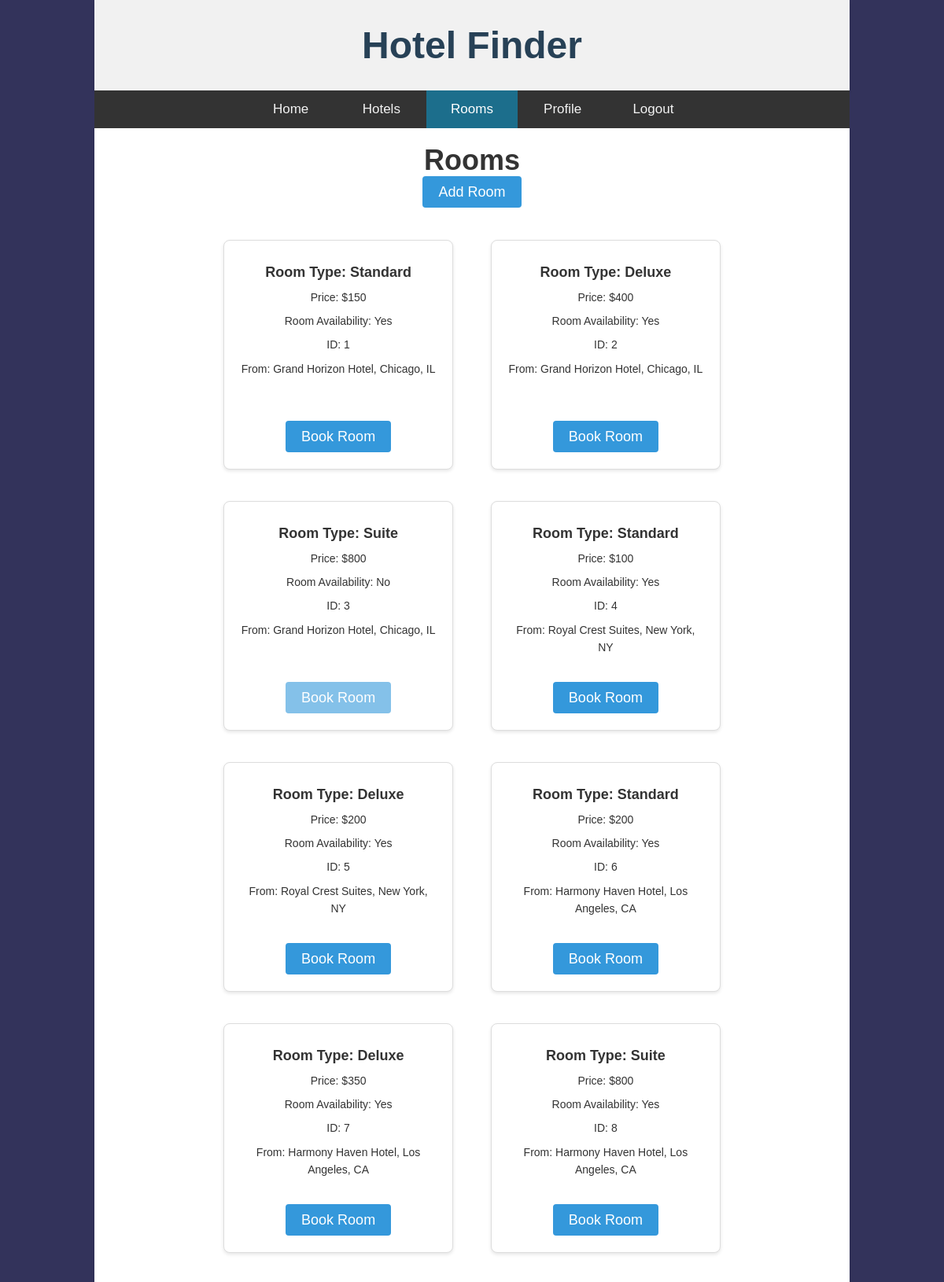
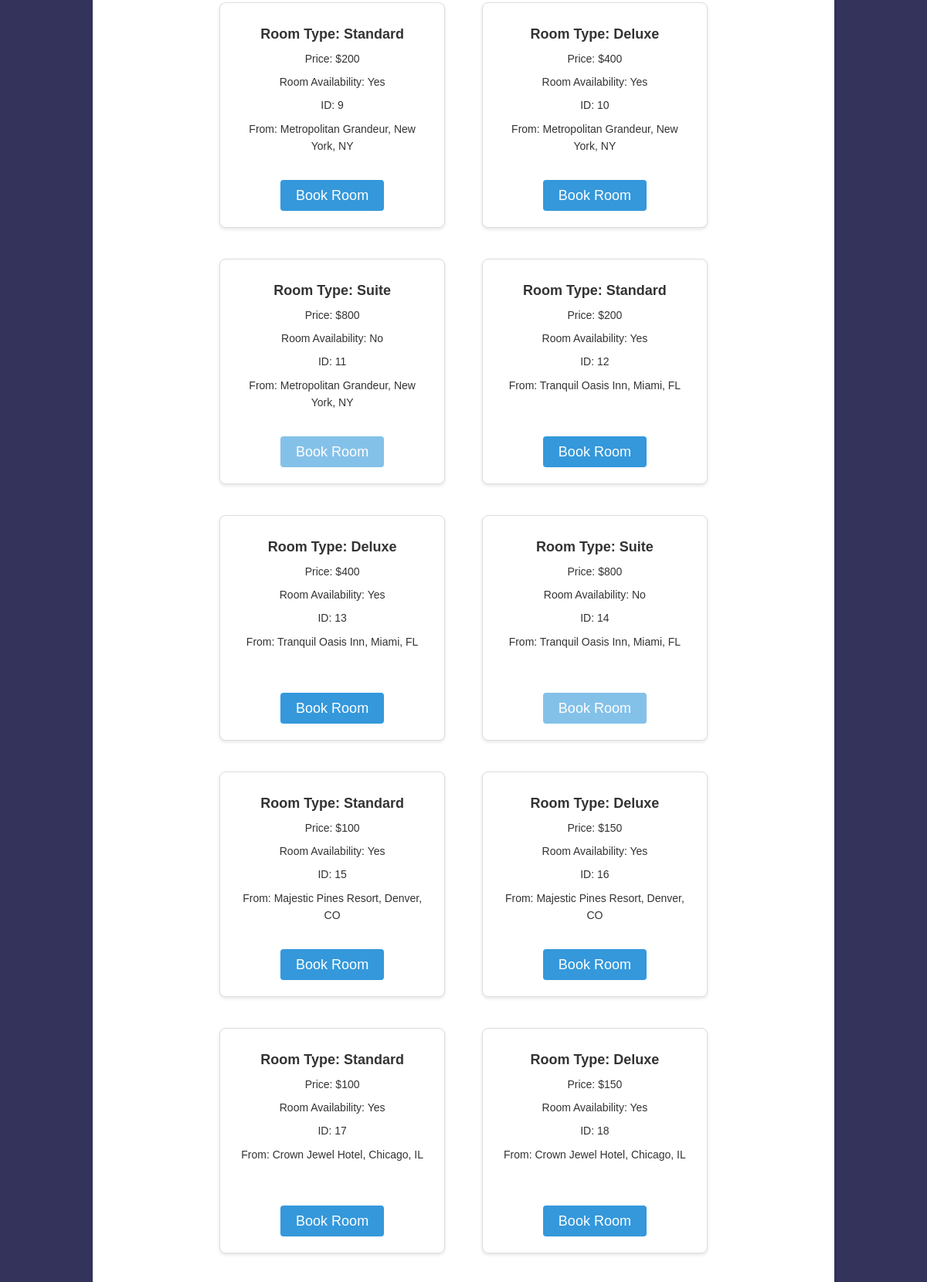
/rooms (signed in, upper part), run on the app's committed database (2 pictures, top to bottom).
### website/models.py (models this page shows)
class Room(db.Model):
    id = db.Column(db.Integer, primary_key=True)
    room_type = db.Column(db.String(1000))          # standard, deluxe, suite OR single, double, suite...?
    price = db.Column(db.Integer)
    availability = db.Column(db.String(1000))
    hotel_id = db.Column(db.Integer, db.ForeignKey('hotel.id'))     # foreign key for Room class

class Hotel(db.Model):
    id = db.Column(db.Integer, primary_key=True)
    hotel_name = db.Column(db.String(1000))
    location = db.Column(db.String(1000))
    description = db.Column(db.String(1000))
    rooms = db.relationship('Room')             # hotel has a one to many relationship with rooms

### website/views.py (the view, shortened to what this page needs)
@views.route('/rooms', methods=["GET", "POST"])
@login_required
def rooms():
    rooms = []
    for room in db.session.query(Room):
        rooms.append(room)
    for room in rooms:
        db.session.add(room)
    hotel_names = []
    for room in rooms:
        hotel_name = get_hotel_name(room.hotel_id)
        hotel_names.append(hotel_name)
    db.session.commit()
    return render_template("rooms.html", user=current_user, rooms=rooms, hotel_names=hotel_names)

### website/__init__.py (called while the page is built)
def create_app():
    app = Flask(__name__)
    app.config['SECRET_KEY'] = 'key'
    app.config['SQLALCHEMY_DATABASE_URI'] = f'sqlite:///{DB_NAME}'  # storing our db into a folder
    db.init_app(app)
    from .views import views
    from .auth import auth
    app.register_blueprint(views, url_prefix='/')
    app.register_blueprint(auth, url_prefix='/')
    from .models import User, Hotel, Room
    with app.app_context():
        db.create_all()
    login_manager = LoginManager()
    login_manager.login_view = 'auth.login'
    login_manager.init_app(app)
    @login_manager.user_loader
    def load_user(id):
        return User.query.get(int(id))
    return app

### website/views.py (called while the page is built)
def get_hotel_name(hotel_id):
    hotel_name = Hotel.query.filter_by(id=hotel_id).first().hotel_name
    return hotel_name

### website/templates/rooms.html (shortened to what this page needs)
<!DOCTYPE html>
<html lang="en">
<head>
    <link rel="stylesheet" href="../static/style.css">
</head>
<body>
    <main>
        <header>
            <a class="homePage" href="/">Hotel Finder</a>
        </header>
        <nav id="navbar">
            {% if user.is_authenticated %}
            <a class="nav-item" id="index" href="/">Home</a>
            <a class="nav-item" id="hotels" href="/hotels">Hotels</a>
            <a class="nav-item active" id="rooms" href="/rooms">Rooms</a>
            <a class="nav-item" id="profile" href="/profile">Profile</a>
            <a class="nav-item" id="logout" href="/logout">Logout</a>
            {% else %}
            <a class="nav-item" id="index" href="/">Home</a>
            <a class="nav-item" id="login" href="/login">Login</a>
            <a class="nav-item" id="signUp" href="/sign-up">Sign Up</a>
            {% endif %}
        </nav>
        <div class="container rooms">
            <h1 class="text-center">Rooms</h1>
            <div class="text-center">
                <a href="#" class="btn btn-primary">Add Room</a>
            </div>
            <div class="room-list">
                <ul class="list-group list-group-flush" id="rooms">
                    {% set count = namespace(value=0) %}
                    {% for room in rooms %}
                    <li class="list-group-item">
                        <div class="room-card">
                            <div class="room-details">
                                <h3>Room Type: {{ room.room_type }}</h3>
                                <p>Price: ${{ room.price }}</p>
                                <p>Room Availability: {{ room.availability }}</p>
                                <p>ID: {{ room.id }} </p>
                                <p>From: {{hotel_names[count.value]}},
                                    {% if hotel_names[count.value] == 'Grand Horizon Hotel' or hotel_names[count.value] == 'Crown Jewel Hotel' %}
                                    Chicago, IL
                                    {% elif hotel_names[count.value] == 'Royal Crest Suites' or hotel_names[count.value] == 'Metropolitan Grandeur' or hotel_names[count.value] == 'Central Park Plaza' %}
                                    New York, NY
                                    {% elif hotel_names[count.value] == 'Harmony Haven Hotel' %}
                                    Los Angeles, CA
                                    {% elif hotel_names[count.value] == 'Tranquil Oasis Inn' %}
                                    Miami, FL
                                    {% elif hotel_names[count.value] == 'Majestic Pines Resort' %}
                                    Denver, CO
                                    {% elif hotel_names[count.value] == 'Golden Gate Grand Hotel' %}
                                    San Francisco, CA
                                    {% elif hotel_names[count.value] == 'Imperial Gardens Hotel' %}
                                    Tampa Bay, FL
                                    {% endif %}
                                </p>
                            </div>
                            <div class="room-action">
                                {% if room.availability == 'Yes' %}
                                <a href="/booking" class="btn btn-primary">Book Room</a>
                                {% else %}
                                <a href="#" class="btn btn-secondary disabled">Book Room</a>
                                {% endif %}
                            </div>
                        </div>
                    </li>
                    {% set count.value = count.value + 1 %}
                    {% endfor %}
                </ul>
            </div>
        </div>
    </main>
</body>
</html>

### website/static/style.css (style rules this page uses)
* { margin: 0; padding: 0; font-family: sans-serif; }
body { margin: 0; font-size: 28px; font-family: Arial, Helvetica, sans-serif; padding: 0; background-image: linear-gradient(rgba(0, 0, 50, 0.8), rgba(0, 0, 50, 0.8)); color: #333; }
main { width: 80%; text-align: center; margin: auto; }
header { background-color: #fff; padding: 30px; box-shadow: 0 2px 4px rgba(0, 0, 0, 0.1); background-color: #f1f1f1; text-align: center; color: #274156; }
header a { text-decoration: none; color: #274156; font-size: 48px; font-weight: bolder; }
#navbar { display: inline-flex; justify-content: space-between; overflow: hidden; background-color: #333; padding: 0 20% 0 20%; align-items: center; width: 60%; }
#navbar a { float: left; color: #f2f2f2; text-align: center; padding: 14px 16px; text-decoration: none; font-size: 17px; width: 100px; }
#navbar a.active { background-color: #1C6E8C; color: white; }
.container { min-height: 75vh; margin: auto; padding: 20px; background-color: #fff; box-shadow: 0 2px 4px rgba(0, 0, 0, 0.1); display: flex; align-items: center; justify-content: center; }
h1 { font-size: 36px; margin: 0; }
p { line-height: 1.6; margin: 50px 20px 50px 20px; }
ul { list-style: none; padding: 0; }
li { display: inline-block; }
.rooms { display: block; }
.room-list { flex-wrap: wrap; padding: 20px; }
.room-card { background-color: #fff; border: 1px solid #ddd; border-radius: 8px; padding: 20px; margin: 20px; box-shadow: 0 2px 4px rgba(0, 0, 0, 0.1); width: 250px; height: 250px; display: flex; flex-direction: column; justify-content: space-between; }
.room-details h3 { font-size: 18px; margin: 10px 0; }
.room-details p { font-size: 14px; margin: 8px 0; }
a.btn { background-color: #3498db; color: #fff; padding: 10px 20px; border: none; border-radius: 4px; font-size: 18px; cursor: pointer; transition: background-color 0.3s ease; vertical-align: middle; line-height: 2.2; text-decoration: none; }
.room-action a.btn-secondary.disabled { cursor: not-allowed; opacity: 0.6; text-decoration: none; pointer-events: none; }

### data on the page
Room: room_type "Standard", price "150", availability "Yes", id "1", shows "Chicago, IL", shows "Book Room"
Hotel: hotel_name "Grand Horizon Hotel"
Room: room_type "Deluxe", price "400", availability "Yes", id "2", shows "Chicago, IL", shows "Book Room"
Room: room_type "Suite", price "800", availability "No", id "3", shows "Chicago, IL", shows "Book Room"
Room: room_type "Standard", price "100", availability "Yes", id "4", shows "New York, NY", shows "Book Room"
Hotel: hotel_name "Royal Crest Suites"
Room: room_type "Deluxe", price "200", availability "Yes", id "5", shows "New York, NY", shows "Book Room"
Room: room_type "Standard", price "200", availability "Yes", id "6", shows "Los Angeles, CA", shows "Book Room"
Hotel: hotel_name "Harmony Haven Hotel"
Room: room_type "Deluxe", price "350", availability "Yes", id "7", shows "Los Angeles, CA", shows "Book Room"
Room: room_type "Suite", price "800", availability "Yes", id "8", shows "Los Angeles, CA", shows "Book Room"
Room: room_type "Standard", price "200", availability "Yes", id "9", shows "New York, NY", shows "Book Room"
Hotel: hotel_name "Metropolitan Grandeur"
Room: room_type "Deluxe", price "400", availability "Yes", id "10", shows "New York, NY", shows "Book Room"
Room: room_type "Suite", price "800", availability "No", id "11", shows "New York, NY", shows "Book Room"
Room: room_type "Standard", price "200", availability "Yes", id "12", shows "Miami, FL", shows "Book Room"
Hotel: hotel_name "Tranquil Oasis Inn"
Room: room_type "Deluxe", price "400", availability "Yes", id "13", shows "Miami, FL", shows "Book Room"
Room: room_type "Suite", price "800", availability "No", id "14", shows "Miami, FL", shows "Book Room"
Room: room_type "Standard", price "100", availability "Yes", id "15", shows "Denver, CO", shows "Book Room"
Hotel: hotel_name "Majestic Pines Resort"
Room: room_type "Deluxe", price "150", availability "Yes", id "16", shows "Denver, CO", shows "Book Room"
Room: room_type "Standard", price "100", availability "Yes", id "17", shows "Chicago, IL", shows "Book Room"
Hotel: hotel_name "Crown Jewel Hotel"
Room: room_type "Deluxe", price "150", availability "Yes", id "18", shows "Chicago, IL", shows "Book Room"
